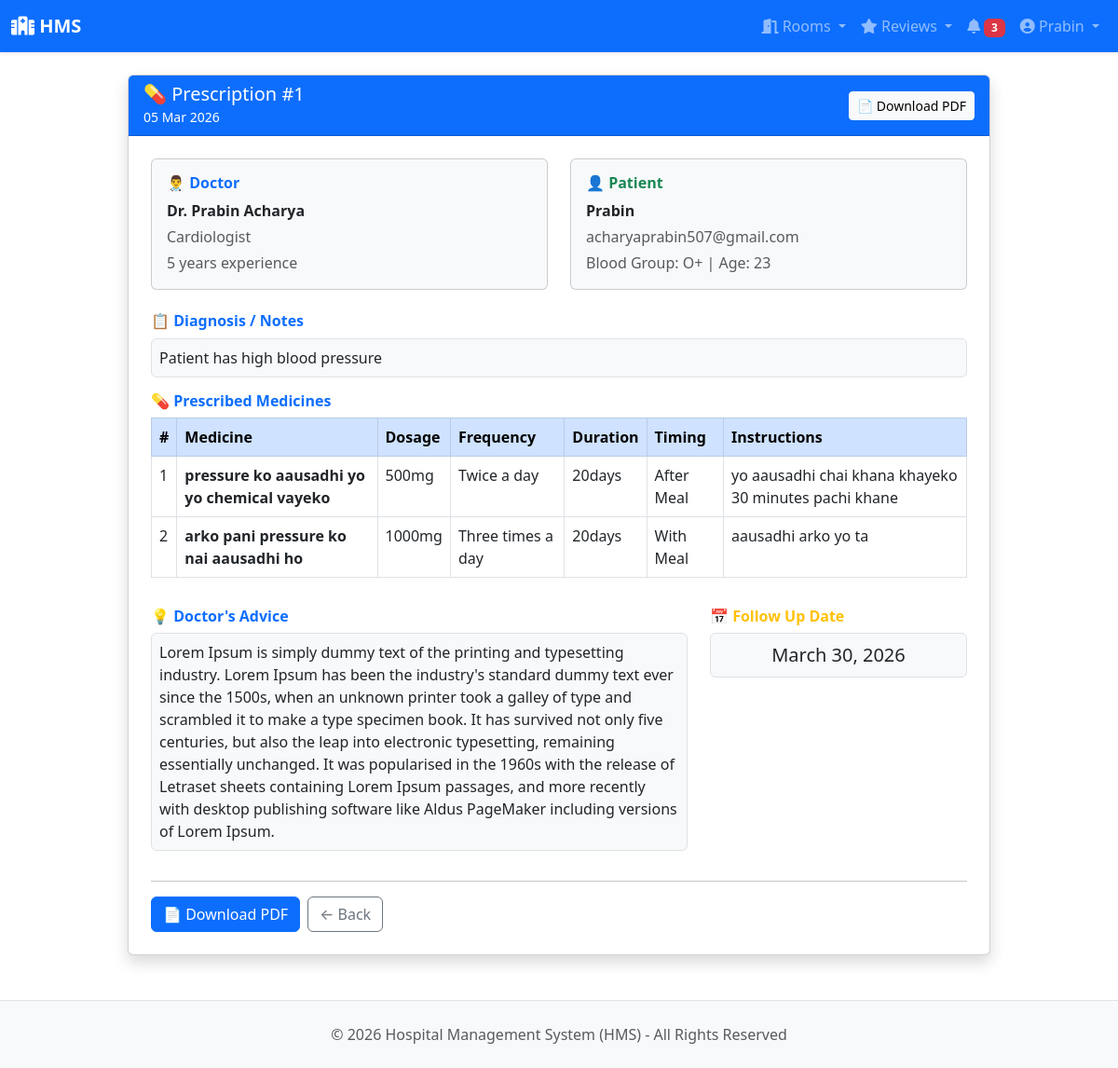
The page /prescriptions/1/ (signed in) on the database its author committed.
### users/models.py (models this page shows, shortened)
class User(AbstractBaseUser, PermissionsMixin):
    ROLE_CHOICES = [
        ('PATIENT', 'Patient'),
        ('DOCTOR', 'Doctor'),
        ('RECEPTIONIST', 'Receptionist'),
        ('LAB_TECHNICIAN', 'Lab Technician'),
        ('ADMIN', 'Super Admin'),
    ]
    email = models.EmailField(unique=True)
    username = models.CharField(max_length=50)
    role = models.CharField(max_length=20, choices=ROLE_CHOICES, default='PATIENT')
    is_active = models.BooleanField(default=False)  # False until email activated
    is_staff = models.BooleanField(default=False)
    date_joined = models.DateTimeField(auto_now_add=True)
    activation_token = models.CharField(max_length=200, blank=True, null=True)
    objects = UserManager()
    USERNAME_FIELD = 'email'
    REQUIRED_FIELDS = ['username']

class PatientProfile(models.Model):
    GENDER_CHOICES = [
        ('M', 'Male'),
        ('F', 'Female'),
        ('O', 'Other'),
    ]
    BLOOD_GROUP_CHOICES = [
        ('A+', 'A+'), ('A-', 'A-'),
        ('B+', 'B+'), ('B-', 'B-'),
        ('AB+', 'AB+'), ('AB-', 'AB-'),
        ('O+', 'O+'), ('O-', 'O-'),
    ]
    user = models.OneToOneField(User, on_delete=models.CASCADE, related_name='patient_profile')
    full_name = models.CharField(max_length=100)
    phone = models.CharField(max_length=15, blank=True)
    gender = models.CharField(max_length=1, choices=GENDER_CHOICES, blank=True)
    date_of_birth = models.DateField(null=True, blank=True)
    blood_group = models.CharField(max_length=3, choices=BLOOD_GROUP_CHOICES, blank=True)
    height = models.FloatField(null=True, blank=True, help_text="Height in cm")
    weight = models.FloatField(null=True, blank=True, help_text="Weight in kg")
    image = models.ImageField(upload_to='patients/profile/', null=True, blank=True)
    address = models.TextField(blank=True)
    emergency_contact = models.CharField(max_length=15, blank=True)
    created_at = models.DateTimeField(auto_now_add=True)
    updated_at = models.DateTimeField(auto_now=True)
    def get_age(self):
        if self.date_of_birth:
            from datetime import date
            today = date.today()
            return today.year - self.date_of_birth.year - (
                (today.month, today.day) < (self.date_of_birth.month, self.date_of_birth.day)
            )
        return None

### prescriptions/models.py (models this page shows, shortened)
class Prescription(models.Model):
    appointment = models.OneToOneField(
        'appointments.Appointment',
        on_delete=models.CASCADE,
        related_name='prescription'
    )
    doctor = models.ForeignKey(
        'clinical.Doctor',
        on_delete=models.CASCADE,
        related_name='prescriptions'
    )
    patient = models.ForeignKey(
        'users.PatientProfile',
        on_delete=models.CASCADE,
        related_name='prescriptions'
    )
    notes = models.TextField(
        blank=True,
        help_text="General notes or diagnosis"
    )
    advice = models.TextField(
        blank=True,
        help_text="Doctor's advice to patient"
    )
    follow_up_date = models.DateField(
        null=True, blank=True,
        help_text="Next follow up date"
    )
    pdf_file = models.FileField(
        upload_to='prescriptions/pdfs/',
        null=True, blank=True
    )
    created_at = models.DateTimeField(auto_now_add=True)
    updated_at = models.DateTimeField(auto_now=True)

class PrescriptionItem(models.Model):
    FREQUENCY_CHOICES = [
        ('OD', 'Once a day'),
        ('BD', 'Twice a day'),
        ('TDS', 'Three times a day'),
        ('QDS', 'Four times a day'),
        ('SOS', 'When needed'),
        ('STAT', 'Immediately'),
    ]
    TIMING_CHOICES = [
        ('BEFORE_MEAL', 'Before Meal'),
        ('AFTER_MEAL', 'After Meal'),
        ('WITH_MEAL', 'With Meal'),
        ('EMPTY_STOMACH', 'Empty Stomach'),
        ('BEDTIME', 'Bedtime'),
        ('ANY', 'Any Time'),
    ]
    prescription = models.ForeignKey(
        Prescription,
        on_delete=models.CASCADE,
        related_name='items'
    )
    medicine_name = models.CharField(max_length=200)
    dosage = models.CharField(
        max_length=100,
        help_text="e.g. 500mg, 10ml"
    )
    frequency = models.CharField(
        max_length=10,
        choices=FREQUENCY_CHOICES,
        default='OD'
    )
    duration = models.CharField(
        max_length=100,
        help_text="e.g. 5 days, 2 weeks"
    )
    timing = models.CharField(
        max_length=20,
        choices=TIMING_CHOICES,
        default='AFTER_MEAL'
    )
    instructions = models.TextField(
        blank=True,
        help_text="Special instructions"
    )

### clinical/models.py (models this page shows, shortened)
class Doctor(models.Model):
    user = models.OneToOneField(User, on_delete=models.CASCADE, related_name='doctor_profile')
    specialization = models.ForeignKey(Specialization, on_delete=models.SET_NULL, null=True, related_name='doctors')
    consultation_fee = models.DecimalField(max_digits=8, decimal_places=2, default=0)
    bio = models.TextField(blank=True)
    experience_years = models.IntegerField(default=0)
    is_available = models.BooleanField(default=True)
    photo = models.ImageField(upload_to='doctors/profile/', null=True, blank=True)
    phone = models.CharField(max_length=15, blank=True)
    created_at = models.DateTimeField(auto_now_add=True)
    updated_at = models.DateTimeField(auto_now=True)
    class Meta:
        ordering = ['user__username']

class Specialization(models.Model):
    name = models.CharField(max_length=100, unique=True)
    description = models.TextField(blank=True)
    icon = models.CharField(max_length=50, blank=True, help_text="Bootstrap icon class e.g. bi-heart-pulse")
    is_active = models.BooleanField(default=True)
    created_at = models.DateTimeField(auto_now_add=True)
    def __str__(self):
        return self.name
    class Meta:
        ordering = ['name']

### prescriptions/views.py (the view)
# urls.py: path('<int:pk>/', views.prescription_detail, name='prescription_detail'),
@login_required
def prescription_detail(request, pk):
    prescription = get_object_or_404(Prescription, pk=pk)
    if request.user.role == 'PATIENT':
        if prescription.patient != request.user.patient_profile:
            messages.error(request, 'Access denied.')
            return redirect('prescriptions:patient_prescriptions')
    elif request.user.role == 'DOCTOR':
        if prescription.doctor != request.user.doctor_profile:
            messages.error(request, 'Access denied.')
            return redirect('prescriptions:doctor_prescriptions')
    return render(request, 'prescriptions/prescription_detail.html', {
        'prescription': prescription,
        'items': prescription.items.all(),
    })

### notifications/context_processors.py (called while the page is built)
def unread_notifications(request):
    if request.user.is_authenticated:
        count = Notification.objects.filter(recipient=request.user, is_read=False).count()
        return {'unread_notification_count': count}
    return {'unread_notification_count': 0}

### templates/prescriptions/prescription_detail.html (shortened to what this page needs)
{% extends 'base.html' %}
{% block content %}
<div class="row justify-content-center">
    <div class="col-md-10">
        <div class="card shadow">
            <div class="card-header bg-primary text-white d-flex justify-content-between align-items-center">
                <div>
                    <h5 class="mb-0">💊 Prescription #{{ prescription.id }}</h5>
                    <small>{{ prescription.created_at|date:"d M Y" }}</small>
                </div>
                <a href="{% url 'prescriptions:download_pdf' prescription.pk %}"
                   class="btn btn-light btn-sm">
                    📄 Download PDF
                </a>
            </div>
            <div class="card-body p-4">
                <div class="row mb-4">
                    <div class="col-md-6">
                        <div class="card bg-light p-3">
                            <h6 class="text-primary fw-bold">👨‍⚕️ Doctor</h6>
                            <p class="mb-1"><strong>Dr. {{ prescription.doctor.user.username }}</strong></p>
                            <p class="mb-1 text-muted">{{ prescription.doctor.specialization }}</p>
                            <p class="mb-0 text-muted">{{ prescription.doctor.experience_years }} years experience</p>
                        </div>
                    </div>
                    <div class="col-md-6">
                        <div class="card bg-light p-3">
                            <h6 class="text-success fw-bold">👤 Patient</h6>
                            <p class="mb-1"><strong>{{ prescription.patient.full_name }}</strong></p>
                            <p class="mb-1 text-muted">{{ prescription.patient.user.email }}</p>
                            <p class="mb-0 text-muted">
                                Blood Group: {{ prescription.patient.blood_group|default:"N/A" }} |
                                Age: {{ prescription.patient.get_age|default:"N/A" }}
                            </p>
                        </div>
                    </div>
                </div>
                {% if prescription.notes %}
                <div class="mb-3">
                    <h6 class="fw-bold text-primary">📋 Diagnosis / Notes</h6>
                    <p class="border rounded p-2 bg-light">{{ prescription.notes }}</p>
                </div>
                {% endif %}
                <h6 class="fw-bold text-primary">💊 Prescribed Medicines</h6>
                <div class="table-responsive mb-3">
                    <table class="table table-bordered table-hover">
                        <thead class="table-primary">
                            <tr>
                                <th>#</th>
                                <th>Medicine</th>
                                <th>Dosage</th>
                                <th>Frequency</th>
                                <th>Duration</th>
                                <th>Timing</th>
                                <th>Instructions</th>
                            </tr>
                        </thead>
                        <tbody>
                            {% for item in items %}
                            <tr>
                                <td>{{ forloop.counter }}</td>
                                <td><strong>{{ item.medicine_name }}</strong></td>
                                <td>{{ item.dosage }}</td>
                                <td>{{ item.get_frequency_display }}</td>
                                <td>{{ item.duration }}</td>
                                <td>{{ item.get_timing_display }}</td>
                                <td>{{ item.instructions|default:"—" }}</td>
                            </tr>
                            {% empty %}
                            <tr>
                                <td colspan="7" class="text-center text-muted">No medicines prescribed.</td>
                            </tr>
                            {% endfor %}
                        </tbody>
                    </table>
                </div>
                <div class="row">
                    {% if prescription.advice %}
                    <div class="col-md-8">
                        <h6 class="fw-bold text-primary">💡 Doctor's Advice</h6>
                        <p class="border rounded p-2 bg-light">{{ prescription.advice }}</p>
                    </div>
                    {% endif %}
                    {% if prescription.follow_up_date %}
                    <div class="col-md-4">
                        <h6 class="fw-bold text-warning">📅 Follow Up Date</h6>
                        <p class="border rounded p-2 bg-light text-center fs-5">
                            {{ prescription.follow_up_date }}
                        </p>
                    </div>
                    {% endif %}
                </div>
                <hr>
                <div class="d-flex gap-2 flex-wrap">
                    <a href="{% url 'prescriptions:download_pdf' prescription.pk %}"
                       class="btn btn-primary">📄 Download PDF</a>
                    {% if request.user.role == 'DOCTOR' %}
                    <a href="{% url 'prescriptions:edit_prescription' prescription.pk %}"
                       class="btn btn-warning">✏️ Edit Prescription</a>
                    <a href="{% url 'prescriptions:doctor_prescriptions' %}"
                       class="btn btn-outline-secondary">← Back</a>
                    {% else %}
                    <a href="{% url 'prescriptions:patient_prescriptions' %}"
                       class="btn btn-outline-secondary">← Back</a>
                    {% endif %}
                </div>
            </div>
        </div>
    </div>
</div>
{% endblock %}

### templates/base.html (shortened to what this page needs)
<!DOCTYPE html>
<html lang="en">
<head>
    <link href="https://cdn.jsdelivr.net/npm/bootstrap@5.3.0/dist/css/bootstrap.min.css" rel="stylesheet">
    <link href="https://cdnjs.cloudflare.com/ajax/libs/font-awesome/6.0.0/css/all.min.css" rel="stylesheet">
</head>
<body>
{% if user.is_authenticated %}
<nav class="navbar navbar-expand-lg navbar-dark bg-primary sticky-top shadow-sm">
    <div class="container-fluid">
        <a class="navbar-brand fw-bold" href="{% url 'users:dashboard' %}">
            <i class="fas fa-hospital"></i> HMS
        </a>
        <div class="collapse navbar-collapse" id="navbarNav">
            <div class="navbar-nav ms-auto">
                {% if user.role == 'PATIENT' or user.role == 'DOCTOR' or user.role == 'RECEPTIONIST' or user.role == 'ADMIN' %}
                <div class="nav-item dropdown">
                    <a class="nav-link dropdown-toggle" href="#" id="roomsDropdown" role="button" data-bs-toggle="dropdown">
                        <i class="fas fa-door-open"></i> Rooms
                    </a>
                </div>
                {% endif %}
                {% if user.role == 'PATIENT' or user.role == 'DOCTOR' %}
                <div class="nav-item dropdown">
                    <a class="nav-link dropdown-toggle" href="#" id="reviewsDropdown" role="button" data-bs-toggle="dropdown">
                        <i class="fas fa-star"></i> Reviews
                    </a>
                </div>
                {% endif %}
                <a class="nav-link" href="{% url 'notifications:notification_list' %}" title="Notifications">
                    <i class="fas fa-bell"></i>
                    {% if unread_notification_count > 0 %}
                        <span class="badge bg-danger">{{ unread_notification_count }}</span>
                    {% endif %}
                </a>
                <div class="nav-item dropdown">
                    <a class="nav-link dropdown-toggle" href="#" id="userDropdown" role="button" data-bs-toggle="dropdown">
                        <i class="fas fa-user-circle"></i> {{ user.first_name|default:user.username }}
                    </a>
                </div>
            </div>
        </div>
    </div>
</nav>
{% endif %}
<div class="{% if user.is_authenticated %}container{% else %}container-fluid{% endif %} mt-4">
    {% block content %}{% endblock %}
</div>
<footer class="bg-light text-muted py-4 mt-5 border-top">
    <div class="container text-center">
        <p class="mb-0">&copy; 2026 Hospital Management System (HMS) - All Rights Reserved</p>
    </div>
</footer>
<link href="https://cdnjs.cloudflare.com/ajax/libs/font-awesome/6.0.0/css/all.min.css" rel="stylesheet">
</body>
</html>

### rows shown on the page
User: first_name "Prabin"
Prescription: id "1", created_at "05 Mar 2026", doctor.user.username "Prabin Acharya", doctor.specialization "Cardiologist", doctor.experience_years "5", patient.full_name "Prabin", patient.user.email "acharyaprabin507@gmail.com", patient.blood_group "O+", patient.get_age "23", notes "Patient has high blood pressure", advice "Lorem Ipsum is simply dummy text of the printing and typesetting industry. Lorem Ipsum has been the industry's standard dummy text ever since the 1500s, when an unknown printer took a galley of type and scrambled it to make a type specimen book. It has survived not only five centuries, but also the leap into electronic typesetting, remaining essentially unchanged. It was popularised in the 1960s with the release of Letraset sheets containing Lorem Ipsum passages, and more recently with desktop publishing software like Aldus PageMaker including versions of Lorem Ipsum.", follow_up_date "March 30, 2026"
PrescriptionItem: medicine_name "pressure ko aausadhi yo yo chemical vayeko", dosage "500mg", frequency "Twice a day", duration "20days", timing "After Meal", instructions "yo aausadhi chai khana khayeko 30 minutes pachi khane"
PrescriptionItem: medicine_name "arko pani pressure ko nai aausadhi ho", dosage "1000mg", frequency "Three times a day", duration "20days", timing "With Meal", instructions "aausadhi arko yo ta"

### other values the page prints
{{ unread_notification_count }} "3"
